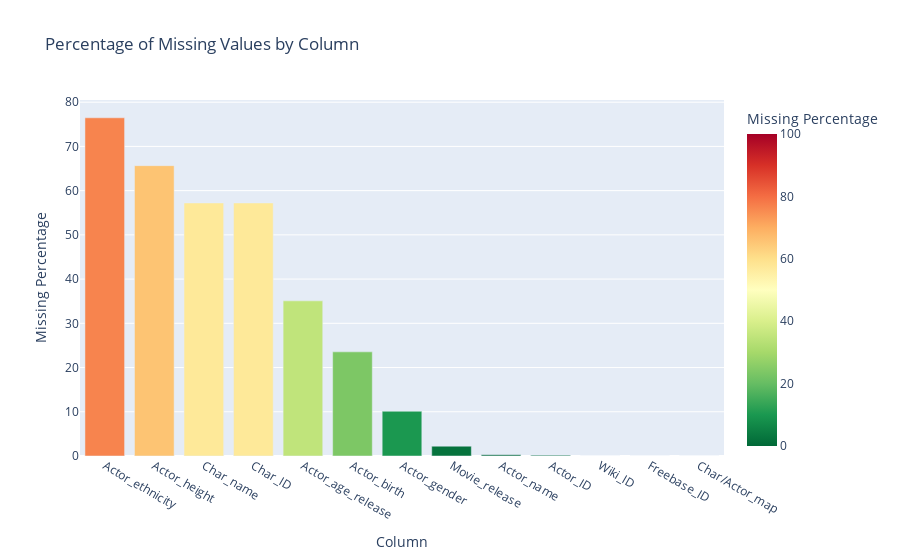

Notebook source saved alongside this figure:
### Markdown cell above
We see that our data is incomplete, especially for the actors' ethnicities and birth dates. The percentage of missing data is pretty high so we have to be careful with our analysis around certain features.

### Code cell
# Calculate, sort, and round the missing percentages
missing_percentage = (df_char.isnull().sum() / len(df_char) * 100).sort_values(ascending=False).round(2)

# Convert the Series to DataFrame for compatibility with plotly
df_missing = missing_percentage.reset_index()
df_missing.columns = ['Column', 'Missing Percentage']

# Create the plot with a specified color range
fig = px.bar(df_missing, x='Column', y='Missing Percentage', 
             color='Missing Percentage', 
             color_continuous_scale="RdYlGn_r", 
             range_color=[0, 100],  # Specifying the color scale range
             title='Percentage of Missing Values by Column')
fig.update_layout(coloraxis_colorbar=dict(title="Missing Percentage"))
fig.show()

### Figure 1 — Plotly figure (JSON) as saved in the notebook; plotly's stock layout.template omitted (floating-point values rounded to 4 significant figures)
{"data": [{"alignmentgroup": "True", "hovertemplate": "Column=%{x}<br>Missing Percentage=%{marker.color}<extra></extra>", "legendgroup": "", "marker": {"color": [76.47, 65.65, 57.22, 57.22, 35.08, 23.55, 10.12, 2.22, 0.27, 0.18, 0, 0, 0], "coloraxis": "coloraxis", "pattern": {"shape": ""}}, "name": "", "offsetgroup": "", "orientation": "v", "showlegend": false, "textposition": "auto", "type": "bar", "x": ["Actor_ethnicity", "Actor_height", "Char_name", "Char_ID", "Actor_age_release", "Actor_birth", "Actor_gender", "Movie_release", "Actor_name", "Actor_ID", "Wiki_ID", "Freebase_ID", "Char/Actor_map"], "xaxis": "x", "y": [76.47, 65.65, 57.22, 57.22, 35.08, 23.55, 10.12, 2.22, 0.27, 0.18, 0, 0, 0], "yaxis": "y"}], "layout": {"autosize": true, "barmode": "relative", "coloraxis": {"cmax": 100, "cmin": 0, "colorbar": {"title": {"text": "Missing Percentage"}}, "colorscale": [[0, "rgb(0,104,55)"], [0.1, "rgb(26,152,80)"], [0.2, "rgb(102,189,99)"], [0.3, "rgb(166,217,106)"], [0.4, "rgb(217,239,139)"], [0.5, "rgb(255,255,191)"], [0.6, "rgb(254,224,139)"], [0.7, "rgb(253,174,97)"], [0.8, "rgb(244,109,67)"], [0.9, "rgb(215,48,39)"], [1, "rgb(165,0,38)"]]}, "legend": {"tracegroupgap": 0}, "title": {"text": "Percentage of Missing Values by Column"}, "xaxis": {"anchor": "y", "autorange": true, "domain": [0, 1], "range": [-0.5, 12.5], "title": {"text": "Column"}, "type": "category"}, "yaxis": {"anchor": "x", "autorange": true, "domain": [0, 1], "range": [0, 80.49], "title": {"text": "Missing Percentage"}, "type": "linear"}}}
